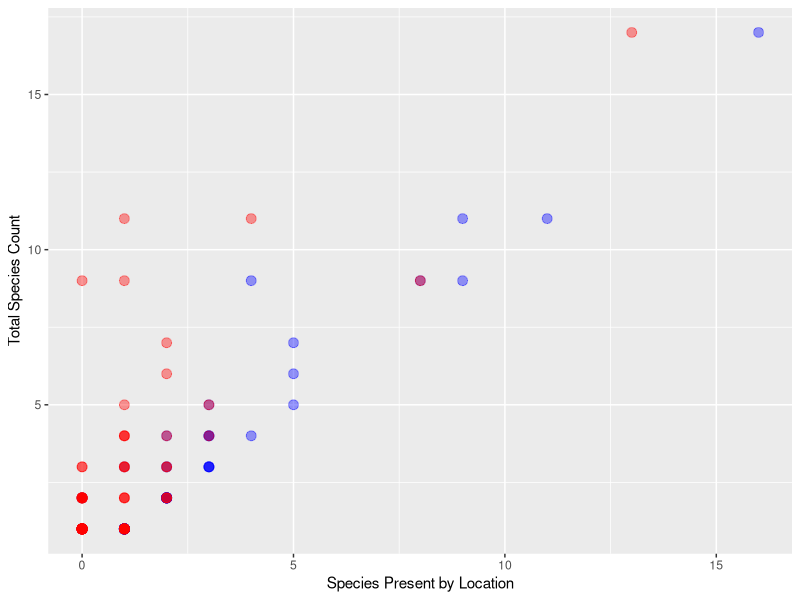
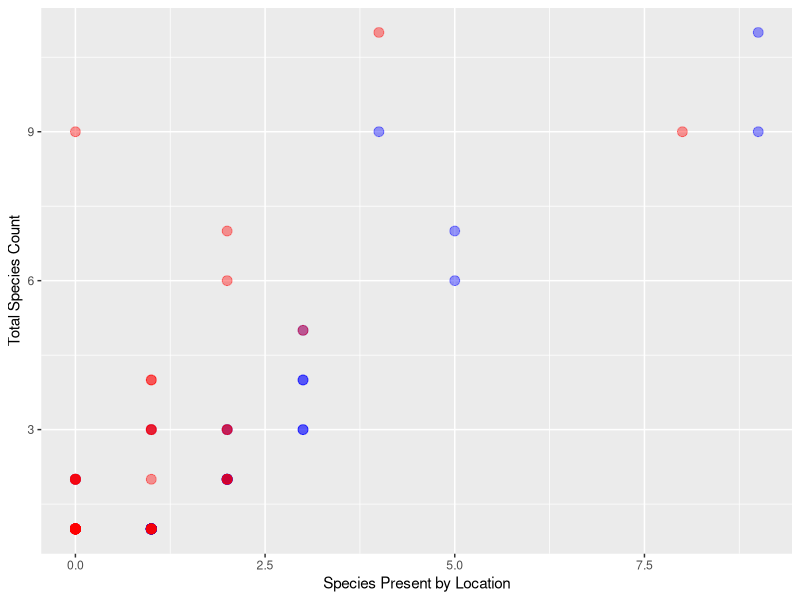
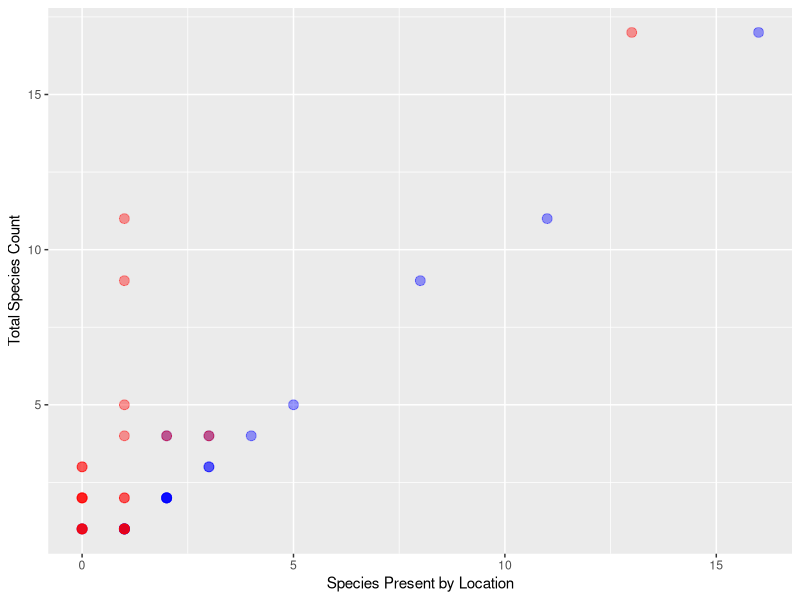
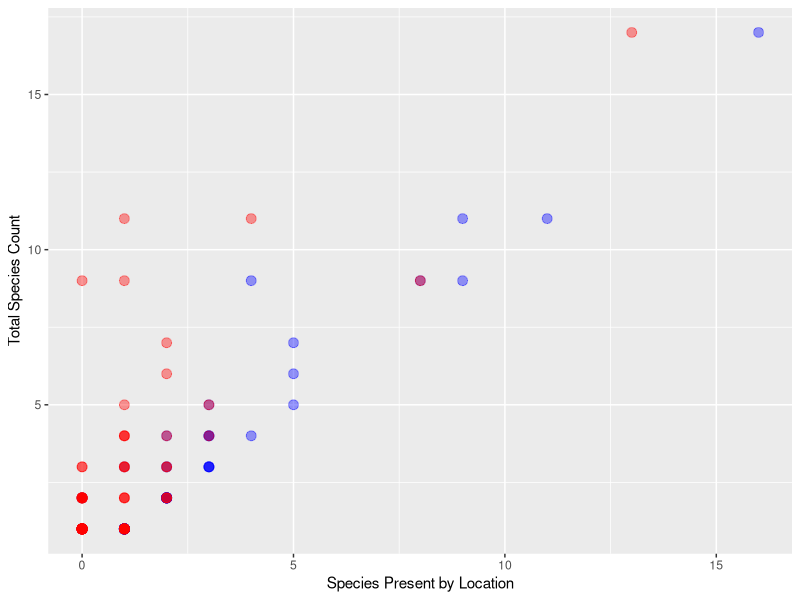
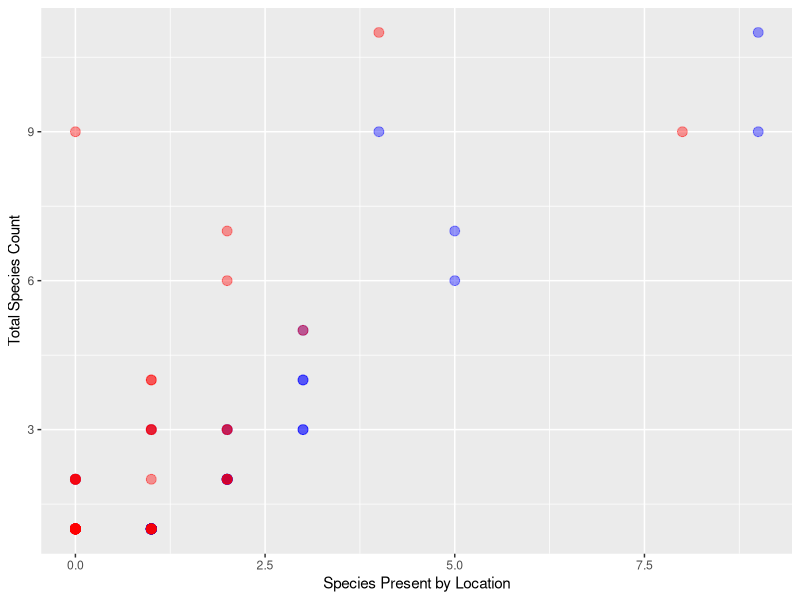
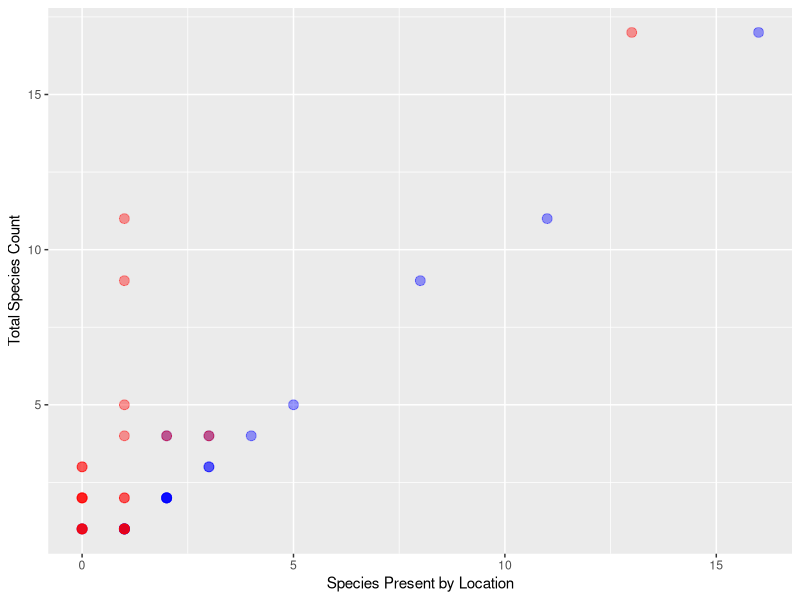

These charts were generated, in order, by the following R code:
# Read in data

reef_fish <- read.csv("Data/Supplemental201.csv")
View(reef_fish)

# Isolate useful columns, filter out rows where species were not present at either location

library(tidyverse)

reef_fish_bootless <- select(reef_fish, Genus, species, Bootless, Museum.Bootless, Fished) %>% 
  filter(Bootless > 0 | Museum.Bootless > 0) %>% 
  filter(Bootless < 50)
View(reef_fish_bootless)

# Make tables of fished and not fished species at both locations, filter out rows where species were not present at either location

reef_fish_bootless_fished <- filter(reef_fish_bootless, Fished == "fished" | Fished == "Fished") %>% 
  filter(Bootless > 0 | Museum.Bootless > 0) %>% 
  filter(Bootless < 50)
View(reef_fish_bootless_fished)

reef_fish_bootless_notfished <- filter(reef_fish_bootless, Fished == "not fished") %>% 
  filter(Bootless > 0 | Museum.Bootless > 0) %>% 
  filter(Bootless < 50)
View(reef_fish_bootless_notfished)

# count fish at each site based on genus, listing number of species

reef_fish_bootless_sp <- group_by(reef_fish_bootless, Genus) %>%
  summarise(
    bootless = sum(Bootless),
    Museum.Bootless = sum(Museum.Bootless),
    n_species = n())
View(reef_fish_bootless_sp)

# Same procedure for fished/not fished

bootless_fished_sp <- group_by(reef_fish_bootless_fished, Genus) %>% 
  summarise(
    bootless = sum(Bootless),
    Museum.Bootless = sum(Museum.Bootless),
    n_species = n())
View(bootless_fished_sp)

bootless_notfished_sp <- group_by(reef_fish_bootless_notfished, Genus) %>% 
  summarise(
    bootless = sum(Bootless),
    Museum.Bootless = sum(Museum.Bootless),
    n_species = n())
View(bootless_notfished_sp)

# Graphs of species present by locaion vs total species at each location

ggplot(reef_fish_bootless_sp) +
  geom_point(aes(x = bootless, y = n_species), color = "blue", size = 3, alpha = 0.4) +
  geom_point(aes(x = Museum.Bootless, y = n_species), color = "red", size = 3, alpha = 0.4) +
  labs(x = "Species Present by Location", y = "Total Species Count")
ggsave("Figures/Species_Bootless_vs_Museum.jpg")

# Same procedure for fished/not fished

ggplot(bootless_fished_sp) +
  geom_point(aes(x = bootless, y = n_species), color = "blue", size = 3, alpha = 0.4) +
  geom_point(aes(x = Museum.Bootless, y = n_species), color = "red", size = 3, alpha = 0.4) +
  labs(x = "Species Present by Location", y = "Total Species Count")
ggsave("Figures/Species_Fished.jpg")

ggplot(bootless_notfished_sp) +
  geom_point(aes(x = bootless, y = n_species), color = "blue", size = 3, alpha = 0.4) +
  geom_point(aes(x = Museum.Bootless, y = n_species), color = "red", size = 3, alpha = 0.4) +
  labs(x = "Species Present by Location", y = "Total Species Count")
ggsave("Figures/Species_NotFished.jpg")